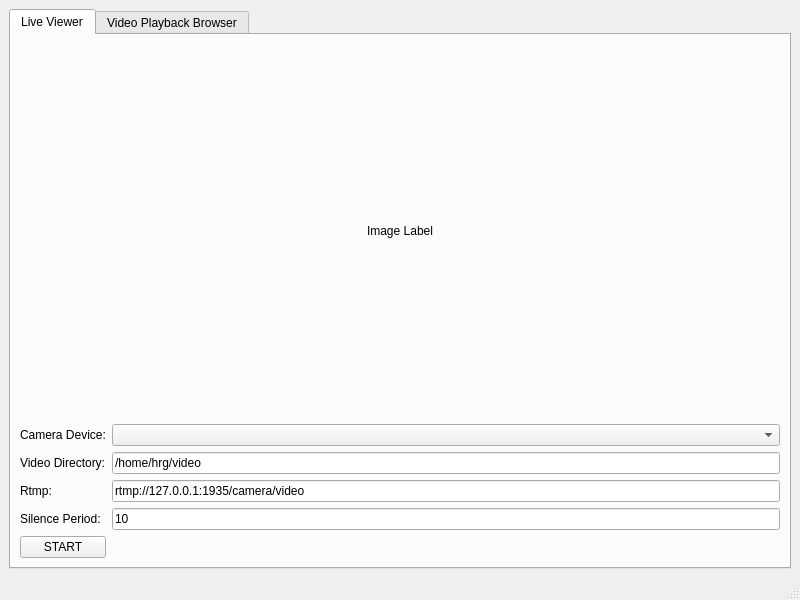
<?xml version="1.0" encoding="UTF-8"?>
<ui version="4.0">
 <class>MainWindow</class>
 <widget class="QMainWindow" name="MainWindow">
  <property name="geometry">
   <rect>
    <x>0</x>
    <y>0</y>
    <width>800</width>
    <height>600</height>
   </rect>
  </property>
  <property name="windowTitle">
   <string>CameraMonitor</string>
  </property>
  <widget class="QWidget" name="centralwidget">
   <layout class="QGridLayout" name="gridLayout">
    <item row="0" column="0">
     <widget class="QTabWidget" name="tabWidget">
      <property name="currentIndex">
       <number>0</number>
      </property>
      <widget class="QWidget" name="tabLiveViewer">
       <attribute name="title">
        <string>Live Viewer</string>
       </attribute>
       <layout class="QVBoxLayout" name="verticalLayout" stretch="1,0">
        <item>
         <widget class="QLabel" name="imageLabel">
          <property name="text">
           <string>Image Label</string>
          </property>
          <property name="alignment">
           <set>Qt::AlignCenter</set>
          </property>
         </widget>
        </item>
        <item>
         <layout class="QGridLayout" name="gridLayout_2">
          <item row="0" column="0">
           <widget class="QLabel" name="label_4">
            <property name="text">
             <string>Camera Device:</string>
            </property>
           </widget>
          </item>
          <item row="1" column="1">
           <widget class="QLineEdit" name="leVideoDir">
            <property name="text">
             <string>/home/hrg/video</string>
            </property>
           </widget>
          </item>
          <item row="2" column="0">
           <widget class="QLabel" name="label_2">
            <property name="text">
             <string>Rtmp:</string>
            </property>
           </widget>
          </item>
          <item row="1" column="0">
           <widget class="QLabel" name="label">
            <property name="text">
             <string>Video Directory:</string>
            </property>
           </widget>
          </item>
          <item row="2" column="1">
           <widget class="QLineEdit" name="leRtmpUrl">
            <property name="text">
             <string>rtmp://127.0.0.1:1935/camera/video</string>
            </property>
           </widget>
          </item>
          <item row="4" column="0">
           <widget class="QPushButton" name="btnStartStop">
            <property name="text">
             <string>START</string>
            </property>
           </widget>
          </item>
          <item row="3" column="0">
           <widget class="QLabel" name="label_3">
            <property name="text">
             <string>Silence Period:</string>
            </property>
           </widget>
          </item>
          <item row="3" column="1">
           <widget class="QLineEdit" name="lePeriod">
            <property name="text">
             <string>10</string>
            </property>
           </widget>
          </item>
          <item row="0" column="1">
           <widget class="QComboBox" name="cbVideoDevList"/>
          </item>
         </layout>
        </item>
       </layout>
      </widget>
      <widget class="QWidget" name="tabVideoBrowser">
       <attribute name="title">
        <string>Video Playback Browser</string>
       </attribute>
       <layout class="QGridLayout" name="gridLayout_3">
        <item row="0" column="0">
         <widget class="VideoPlayer" name="videoPlayerWidget" native="true"/>
        </item>
       </layout>
      </widget>
     </widget>
    </item>
   </layout>
  </widget>
  <widget class="QStatusBar" name="statusbar"/>
 </widget>
 <customwidgets>
  <customwidget>
   <class>VideoPlayer</class>
   <extends>QWidget</extends>
   <header>videoplayer.h</header>
   <container>1</container>
  </customwidget>
 </customwidgets>
 <resources/>
 <connections/>
</ui>
